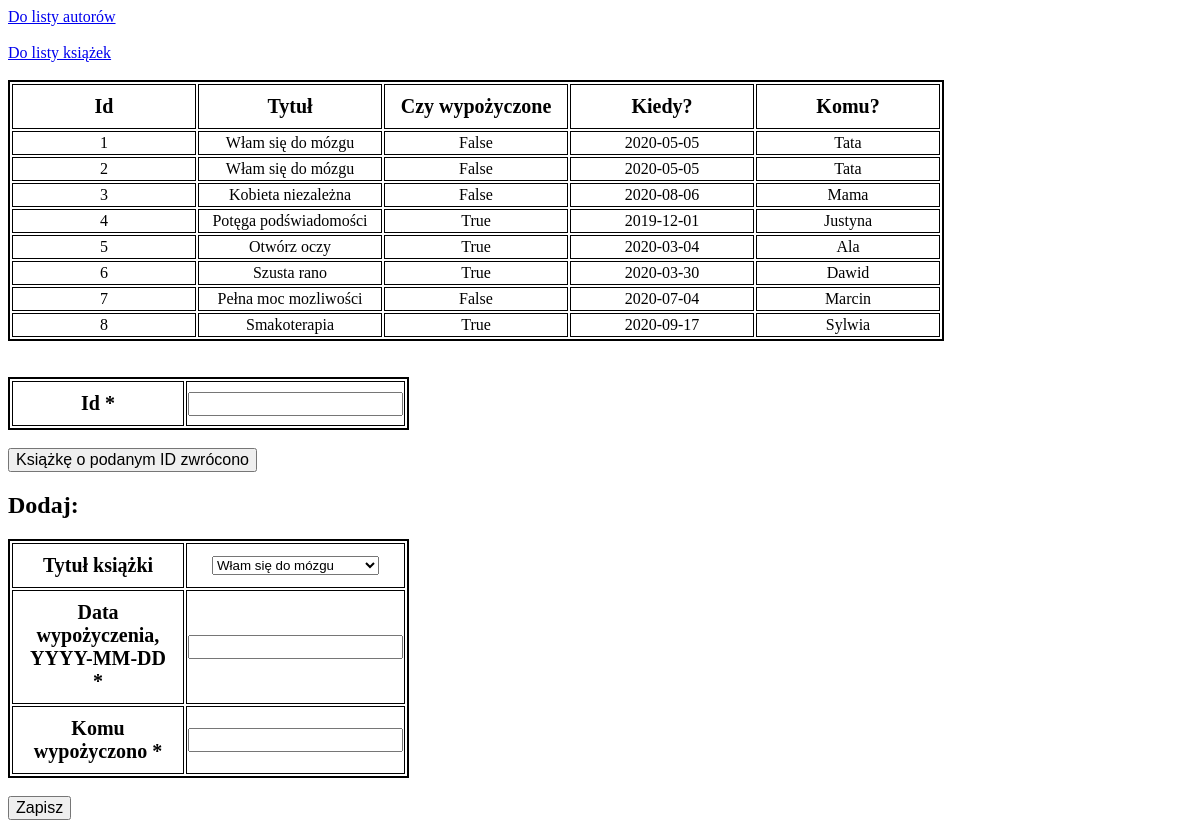
Screenshot of /borrowed/ with the database file from the repository.
### app/models.py (models this page shows, shortened)
class Borrowed(db.Model):
    id = db.Column(db.Integer, primary_key=True)
    borrowed = db.Column(db.Boolean())
    borrow_date = db.Column(db.String(10))
    where = db.Column(db.String(50))
    id_book = db.Column(db.String, db.ForeignKey('book.title'))

### app/routes.py (the view, shortened to what this page needs)
@app.route("/borrowed/", methods=["GET", "POST"])
def borrowed_list():
    form = BorrowedForm.new()
    form2 = DeleteForm()
    borrowed = Borrowed.query.all()
    books = Book.query.all()
    return render_template("borrowed.html", borrowed=borrowed, form=form, books=books, form2=form2)

### app/forms.py
class BorrowedForm(FlaskForm):
    title = SelectField('Tytuł książki')
    date = StringField(
        'Data wypożyczenia, YYYY-MM-DD', validators=[DataRequired()])
    where = StringField('Komu wypożyczono', validators=[DataRequired()])
    @classmethod
    def new(cls):
        form = cls()
        form.title.choices = [x.title for x in Book.query.all()]
        return form

class DeleteForm(FlaskForm):
    id = IntegerField('Id', validators=[DataRequired()])

### app/templates/borrowed.html (shortened to what this page needs)
<!DOCTYPE html>
<html lang="en">
<head>
    <link rel="stylesheet" href="{{ url_for('static', filename='style.css') }}">
</head>
<body>
    <a href="/authors/">Do listy autorów</a><br><br>
    <a href="/books/">Do listy książek</a><br><br>
    <table>
        <thead>
        <th>Id</th>
        <th>Tytuł</th>
        <th>Czy wypożyczone</th>
        <th>Kiedy?</th>
        <th>Komu?</th>
        </thead>
    {% for bor in borrowed %}
        <tr>
            <td>{{ bor.id }}</td>
            <td>{{ bor.id_book }}</td>
            <td>{{ bor.borrowed }}</td>
            <td>{{ bor.borrow_date }}</td>
            <td>{{ bor.where }}</td>
        </tr>
    {% endfor %}
    </table>
    <br>
    <br>
    <form method="POST" action="/borrowed/">
        <table>
            {% for field in form2 if field.widget.input_type != 'hidden' %}
                <tr>
                    <th>{{ field.label }} {% if field.flags.required %}*{% endif %}</th>
                    <td>{{ field }}</td>
                </tr>
            {% endfor %}
        </table>
        <br>
        <input type="submit" value="Książkę o podanym ID zwrócono">
    </form>
    <h2> Dodaj: </h2>
    <form method="POST" action="/borrowed/">
        <table>
            {% for field in form if field.widget.input_type != 'hidden' %}
                <tr>
                    <th>{{ field.label }} {% if field.flags.required %}*{% endif %}</th>
                    <td>{{ field }}</td>
                </tr>
            {% endfor %}
        </table>
        <br>
        <input type="submit" value="Zapisz">
    </form>
</body>
</html>

### app/static/style.css (style rules this page uses)
table { border: 2px solid black; }
th { border: 1px solid; width: 150px; height: 20px; padding: 10px; font-size: 20px; }
td { height: 20px; width: 180px; border: 1px solid; text-align: center; }
input { font-size: 16px; }

### rows the page displays
Borrowed: id "1", id_book "Włam się do mózgu", borrowed "False", borrow_date "2020-05-05", where "Tata"
Borrowed: id "2", id_book "Włam się do mózgu", borrowed "False", borrow_date "2020-05-05", where "Tata"
Borrowed: id "3", id_book "Kobieta niezależna", borrowed "False", borrow_date "2020-08-06", where "Mama"
Borrowed: id "4", id_book "Potęga podświadomości", borrowed "True", borrow_date "2019-12-01", where "Justyna"
Borrowed: id "5", id_book "Otwórz oczy", borrowed "True", borrow_date "2020-03-04", where "Ala"
Borrowed: id "6", id_book "Szusta rano", borrowed "True", borrow_date "2020-03-30", where "Dawid"
Borrowed: id "7", id_book "Pełna moc mozliwości", borrowed "False", borrow_date "2020-07-04", where "Marcin"
Borrowed: id "8", id_book "Smakoterapia", borrowed "True", borrow_date "2020-09-17", where "Sylwia"

### other values shown
{{ field.label }} "Id"
{{ field.label }} "Tytuł książki" "Data wypożyczenia, YYYY-MM-DD" "Komu wypożyczono"
